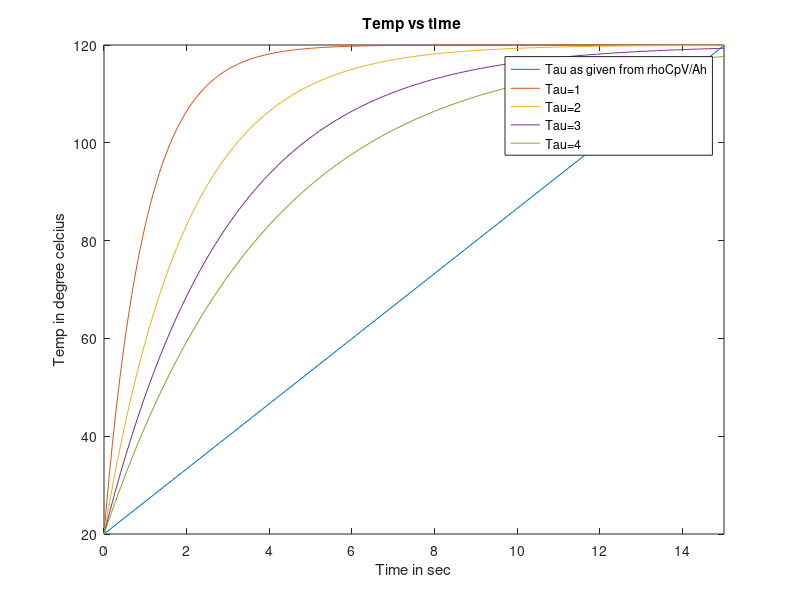

This figure's MATLAB source:
clc
clear all

rho=8500;
k=35;
Cp=320;
h=210;
r=0.5*1e-3;
tau=rho*Cp*4/3*3.14*r^3/h/(4*3.14*r^2);

% part 1 
T_amb=120;
Ti=20;
t_analytical= @(t) T_amb+(Ti-T_amb)*exp(-t/tau);
figure
fplot(t_analytical,[0 15],LineWidth=2)
hold on
% part 2
% for 99% change 
theta_99=-(99/100*(20-120) -(20-120));
% theta is -1, that means its 1 degree less than ambinet
time_99=tau*log((20-120)/theta_99)
% time for 99% temp difference is 9.941 secons , which can be also seen clearly from graph


% part 3
tau_1=1;
tau_2=2;
tau_3=3;
tau_4=4;

t_analytical= @(t) T_amb+(Ti-T_amb)*exp(-t/tau_1);
fplot(t_analytical,[0 15])
hold on 
t_analytical= @(t) T_amb+(Ti-T_amb)*exp(-t/tau_2);
fplot(t_analytical,[0 15])
hold on 
t_analytical= @(t) T_amb+(Ti-T_amb)*exp(-t/tau_3);
fplot(t_analytical,[0 15])
hold on 
t_analytical= @(t) T_amb+(Ti-T_amb)*exp(-t/tau_4);
fplot(t_analytical,[0 15])
hold on 
title('Temp vs time ')
ylabel("Temp in degree celcius")
xlabel("Time in sec")
legend("Tau as given from rhoCpV/Ah","Tau=1","Tau=2","Tau=3","Tau=4")

% as Tau increases, it takes more time to reach a specific temp from
% initial temp. we can say it delays to change in temp . if tau is very
% less, then it will quickly reach, or attain the ambient temp. 
% if tau is high, or large, we have to wait more time for reading to reach
% ambient temp.